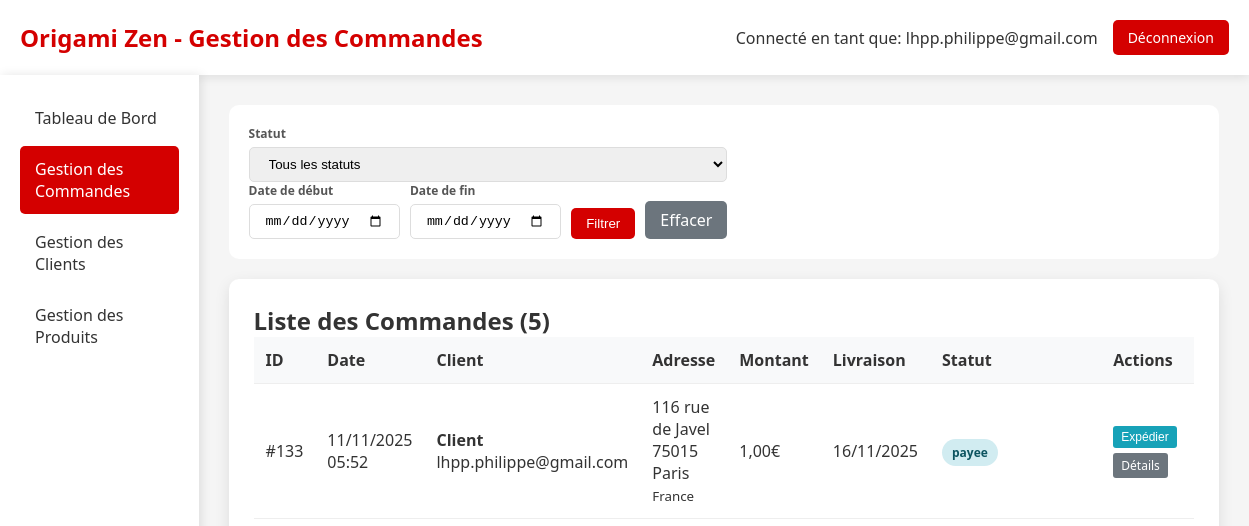
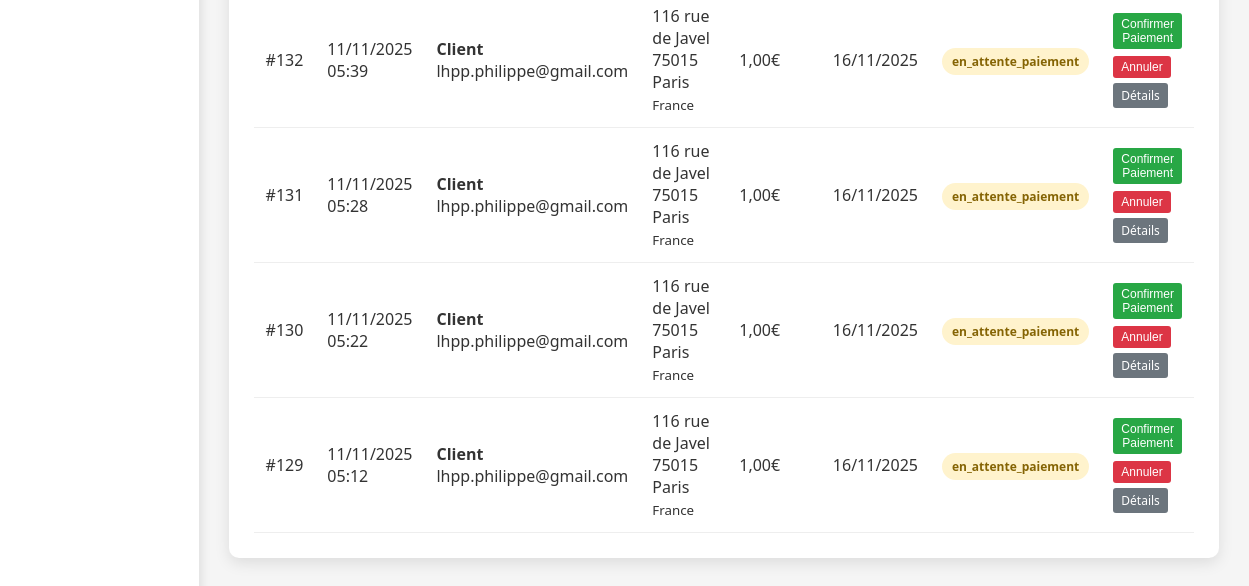
/admin_commandes.php (signed in), run on an earlier commit of the app's database (2 pictures, top to bottom).
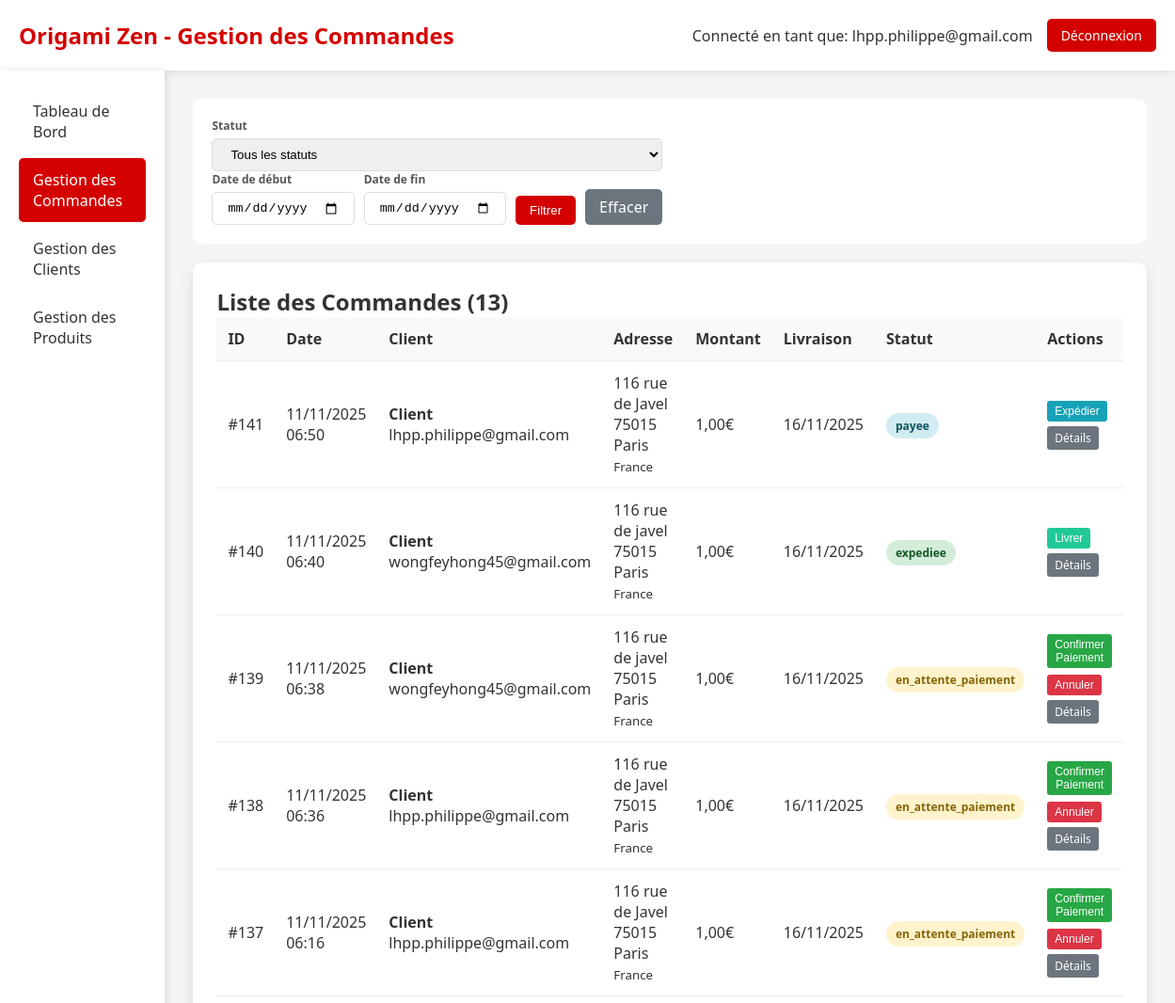
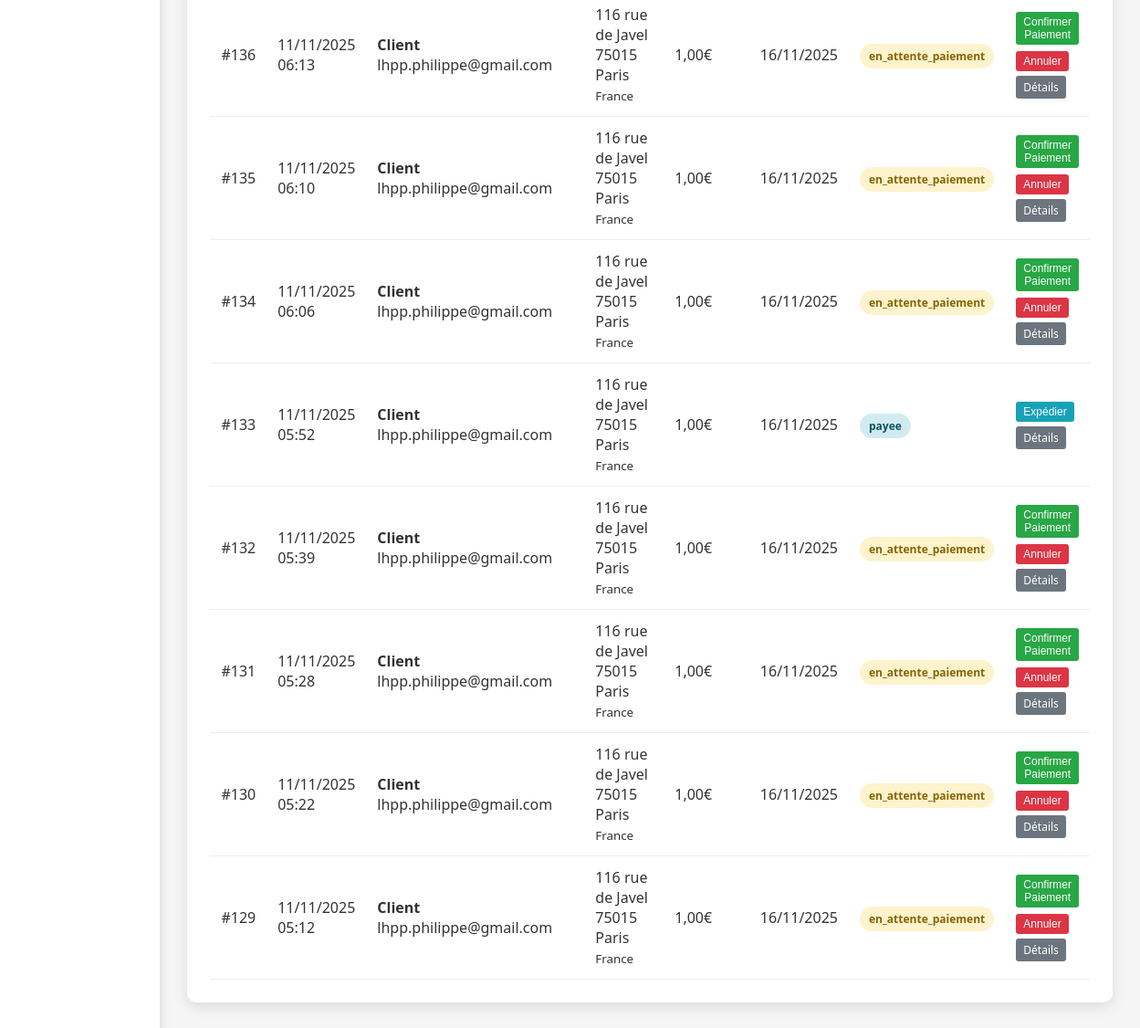
And on a later commit of the database (2 pictures, top to bottom).
### tables this page shows
CREATE TABLE IF NOT EXISTS `commande` (
  `idCommande` bigint NOT NULL AUTO_INCREMENT,
  `idClient` bigint NOT NULL,
  `idAdresseLivraison` bigint NOT NULL,
  `idAdresseFacturation` bigint DEFAULT NULL,
  `dateCommande` datetime NOT NULL,
  `modeReglement` varchar(20) NOT NULL DEFAULT 'CB',
  `delaiLivraison` date NOT NULL,
  `fraisDePort` double NOT NULL,
  `montantTotal` double NOT NULL,
  `statut` enum('en_attente','en_attente_paiement','payee','confirmee','expediee','livree','annulee') NOT NULL DEFAULT 'en_attente',
  `statut_paiement` enum('en_attente','payee','echec','annulee','rembourse') DEFAULT 'en_attente',
  `idPaiement` int DEFAULT NULL,
  PRIMARY KEY (`idCommande`),
  KEY `Commande_idClient_FK` (`idClient`),
  KEY `Commande_idAdresseLivraison_FK` (`idAdresseLivraison`),
  KEY `idAdresseFacturation` (`idAdresseFacturation`)
);

CREATE TABLE IF NOT EXISTS `client` (
  `idClient` bigint NOT NULL AUTO_INCREMENT,
  `email` varchar(50) NOT NULL,
  `motDePasse` varchar(255) NOT NULL,
  `nom` varchar(50) DEFAULT NULL,
  `prenom` varchar(50) DEFAULT NULL,
  `telephone` varchar(20) DEFAULT NULL,
  `email_confirme` tinyint(1) DEFAULT '0',
  `token_confirmation` varchar(64) DEFAULT NULL,
  `token_expires` datetime DEFAULT NULL,
  `type` enum('temporaire','permanent') DEFAULT 'temporaire',
  `date_creation` datetime DEFAULT CURRENT_TIMESTAMP,
  `session_id` varchar(128) DEFAULT NULL,
  PRIMARY KEY (`idClient`),
  KEY `idx_client_type` (`type`),
  KEY `idx_client_session` (`session_id`),
  KEY `idx_client_date` (`date_creation`)
);

CREATE TABLE IF NOT EXISTS `adresse` (
  `idAdresse` bigint NOT NULL AUTO_INCREMENT,
  `idClient` bigint NOT NULL,
  `nom` varchar(50) NOT NULL,
  `prenom` varchar(50) NOT NULL,
  `adresse` varchar(50) NOT NULL,
  `codePostal` varchar(50) NOT NULL,
  `ville` varchar(50) NOT NULL,
  `pays` varchar(50) NOT NULL,
  `telephone` varchar(50) NOT NULL,
  `instructions` varchar(255) DEFAULT NULL,
  `societe` varchar(50) DEFAULT NULL,
  `type` varchar(20) DEFAULT 'livraison',
  `dateCreation` datetime DEFAULT CURRENT_TIMESTAMP,
  PRIMARY KEY (`idAdresse`),
  KEY `Adresse_idClient_FK` (`idClient`)
);

### admin_commandes.php (the view, shortened to what this page needs)
<?php
$host = 'localhost';
$dbname = 'origami';
$username = 'root';
$password = '';
try {
    $pdo = new PDO("mysql:host=$host;dbname=$dbname;charset=utf8", $username, $password);
    $pdo->setAttribute(PDO::ATTR_ERRMODE, PDO::ERRMODE_EXCEPTION);
    $statut = $_GET['statut'] ?? 'tous';
    $date_debut = $_GET['date_debut'] ?? '';
    $date_fin = $_GET['date_fin'] ?? '';
    $where = "";
    $params = [];
    $stmt = $pdo->prepare("
        SELECT c.idCommande, c.dateCommande, c.montantTotal, c.statut, c.delaiLivraison,
               cl.nom, cl.prenom, cl.email, cl.telephone,
               a.adresse, a.codePostal, a.ville, a.pays
        FROM Commande c
        JOIN Client cl ON c.idClient = cl.idClient
        JOIN Adresse a ON c.idAdresseLivraison = a.idAdresse
        $where
        ORDER BY c.dateCommande DESC
    ");
    $stmt->execute($params);
    $commandes = $stmt->fetchAll(PDO::FETCH_ASSOC);
} catch (PDOException $e) {
    die("Erreur de connexion à la base de données: " . $e->getMessage());
}
?>
<!DOCTYPE html>
<html lang="fr">
<head>
</head>
<body>
    <div class="header">
        <div class="logo">
            <h1>Origami Zen - Gestion des Commandes</h1>
        </div>
        <div class="admin-info">
            <span>Connecté en tant que: <?= htmlspecialchars($_SESSION['admin_email']) ?></span>
            <a href="admin_dashboard.php?logout=1" class="btn-logout">Déconnexion</a>
        </div>
    </div>
    <div class="container">
        <div class="sidebar">
            <a href="admin_dashboard.php" class="nav-item">Tableau de Bord</a>
            <a href="admin_commandes.php" class="nav-item active">Gestion des Commandes</a>
            <a href="admin_clients.php" class="nav-item">Gestion des Clients</a>
            <a href="admin_produits.php" class="nav-item">Gestion des Produits</a>
        </div>
        <div class="main-content">
            <div class="filters">
                <form method="GET" class="filter-form">
                    <div class="filter-group">
                        <label class="filter-label">Statut</label>
                        <select name="statut" class="filter-select" onchange="this.form.submit()">
                            <option value="tous" <?= $statut === 'tous' ? 'selected' : '' ?>>Tous les statuts</option>
                        </select>
                    </div>
                    <div class="date-filters">
                        <div class="filter-group">
                            <label class="filter-label">Date de début</label>
                            <input type="date" name="date_debut" class="filter-input" value="<?= htmlspecialchars($date_debut) ?>">
                        </div>
                        <div class="filter-group">
                            <label class="filter-label">Date de fin</label>
                            <input type="date" name="date_fin" class="filter-input" value="<?= htmlspecialchars($date_fin) ?>">
                        </div>
                        <button type="submit" class="btn-filter">Filtrer</button>
                        <a href="admin_commandes.php" class="btn-clear">Effacer</a>
                    </div>
                </form>
            </div>
            <div class="section">
                <h2>Liste des Commandes (<?= count($commandes) ?>)</h2>
                <?php if (empty($commandes)): ?>
                    <div class="no-orders">
                        Aucune commande trouvée pour les critères sélectionnés.
                    </div>
                <?php else: ?>
                <table>
                    <thead>
                        <tr>
                            <th>ID</th>
                            <th>Date</th>
                            <th>Client</th>
                            <th>Adresse</th>
                            <th>Montant</th>
                            <th>Livraison</th>
                            <th>Statut</th>
                            <th>Actions</th>
                        </tr>
                    </thead>
                    <tbody>
                        <?php foreach ($commandes as $commande): ?>
                        <tr>
                            <td>#<?= $commande['idCommande'] ?></td>
                            <td><?= date('d/m/Y H:i', strtotime($commande['dateCommande'])) ?></td>
                            <td>
                                <strong><?= htmlspecialchars($commande['prenom'] . ' ' . $commande['nom']) ?></strong><br>
                                <?= htmlspecialchars($commande['email']) ?><br>
                            </td>
                            <td>
                                <?= htmlspecialchars($commande['adresse']) ?><br>
                                <?= htmlspecialchars($commande['codePostal'] . ' ' . $commande['ville']) ?><br>
                                <small><?= htmlspecialchars($commande['pays']) ?></small>
                            </td>
                            <td><?= number_format($commande['montantTotal'], 2, ',', ' ') ?>€</td>
                            <td><?= date('d/m/Y', strtotime($commande['delaiLivraison'])) ?></td>
                            <td>
                                <span class="status-badge status-<?= $commande['statut'] ?>"
                                      onclick="changerStatut(<?= $commande['idCommande'] ?>, '<?= $commande['statut'] ?>')"
                                      title="Cliquez pour changer le statut">
                                    <?= $commande['statut'] ?>
                                </span>
                            </td>
                            <td>
                                <div class="order-actions">
                                    <?php if ($commande['statut'] === 'en_attente_paiement'): ?>
                                        <form method="POST" class="action-form">
                                            <button type="submit" name="action" value="confirmer" class="btn-small btn-confirm" onclick="return confirm('Confirmer le paiement de cette commande ?')">Confirmer Paiement</button>
                                        </form>
                                        <form method="POST" class="action-form">
                                            <button type="submit" name="action" value="annuler" class="btn-small btn-cancel" onclick="return confirm('Annuler cette commande ?')">Annuler</button>
                                        </form>
                                    <?php elseif ($commande['statut'] === 'payee'): ?>
                                        <form method="POST" class="action-form">
                                            <button type="submit" name="action" value="expedier" class="btn-small btn-ship" onclick="return confirm('Marquer cette commande comme expédiée ?')">Expédier</button>
                                        </form>
                                    <?php elseif ($commande['statut'] === 'expediee'): ?>
                                        <form method="POST" class="action-form">
                                            <button type="submit" name="action" value="livrer" class="btn-small btn-deliver" onclick="return confirm('Marquer cette commande comme livrée ?')">Livrer</button>
                                        </form>
                                    <?php endif; ?>
                                    <a href="admin_commande_detail.php?id=<?= $commande['idCommande'] ?>" class="btn-small btn-details">Détails</a>
                                </div>
                            </td>
                        </tr>
                        <?php endforeach; ?>
                    </tbody>
                </table>
                <?php endif; ?>
            </div>
        </div>
    </div>
</body>
</html>

### admin_commandes.php (style rules this page uses)
.filters { background: white; padding: 20px; border-radius: 10px; margin-bottom: 20px; display: flex; gap: 15px; align-items: center; flex-wrap: wrap; }
.filter-group { display: flex; flex-direction: column; gap: 5px; }
.filter-label { font-size: 12px; font-weight: bold; color: #555; }
.filter-select, .filter-input { padding: 8px 15px; border: 1px solid #ddd; border-radius: 5px; }
.btn-filter { background: #d40000; color: white; padding: 8px 15px; border: none; border-radius: 5px; cursor: pointer; align-self: flex-end; }
.btn-clear { background: #6c757d; color: white; padding: 8px 15px; border: none; border-radius: 5px; cursor: pointer; align-self: flex-end; text-decoration: none; display: inline-block; }
.order-actions { display: flex; gap: 5px; flex-wrap: wrap; }
.btn-small { padding: 4px 8px; font-size: 12px; border: none; border-radius: 3px; cursor: pointer; text-decoration: none; display: inline-block; text-align: center; }
.btn-confirm { background: #28a745; color: white; }
.btn-ship { background: #17a2b8; color: white; }
.btn-deliver { background: #20c997; color: white; }
.btn-cancel { background: #dc3545; color: white; }
.btn-details { background: #6c757d; color: white; }
* { margin: 0; padding: 0; box-sizing: border-box; }
body { font-family: 'Segoe UI', Tahoma, Geneva, Verdana, sans-serif; background: #f5f5f5; color: #333; }
.header { background: white; padding: 20px; box-shadow: 0 2px 10px rgba(0,0,0,0.1); display: flex; justify-content: space-between; align-items: center; }
.logo h1 { color: #d40000; font-size: 24px; }
.admin-info { display: flex; align-items: center; gap: 15px; }
.btn-logout { background: #d40000; color: white; padding: 8px 15px; text-decoration: none; border-radius: 5px; font-size: 14px; }
.container { display: flex; min-height: calc(100vh - 80px); }
.sidebar { width: 250px; background: white; padding: 20px; box-shadow: 2px 0 10px rgba(0,0,0,0.1); }
.nav-item { display: block; padding: 12px 15px; color: #333; text-decoration: none; border-radius: 5px; margin-bottom: 5px; transition: background 0.3s; }
.nav-item:hover, .nav-item.active { background: #d40000; color: white; }
.main-content { flex: 1; padding: 30px; }
.section { background: white; padding: 25px; border-radius: 10px; box-shadow: 0 5px 15px rgba(0,0,0,0.1); margin-bottom: 20px; }
table { width: 100%; border-collapse: collapse; }
th, td { padding: 12px; text-align: left; border-bottom: 1px solid #eee; }
th { background: #f8f9fa; font-weight: 600; }
.status-badge { padding: 5px 10px; border-radius: 15px; font-size: 12px; font-weight: bold; cursor: pointer; transition: all 0.3s; }
.status-en_attente_paiement { background: #fff3cd; color: #856404; }
.status-payee { background: #d1ecf1; color: #0c5460; }
.status-expediee { background: #d4edda; color: #155724; }
.action-form { display: inline; margin: 0; padding: 0; }
.date-filters { display: flex; gap: 10px; align-items: flex-end; }

What changed in the data, as far as the page shows it:
added commande: idCommande "141", dateCommande "11/11/2025 06:50", idClient.nom "Client", idClient.email "lhpp.philippe@gmail.com", idAdresseLivraison.adresse "116 rue de Javel", idAdresseLivraison.ville "75015 Paris", idAdresseLivraison.pays "France", montantTotal "1,00", delaiLivraison "16/11/2025", statut "payee"
added commande: idCommande "140", dateCommande "11/11/2025 06:40", idClient.nom "Client", idClient.email "wongfeyhong45@gmail.com", idAdresseLivraison.adresse "116 rue de javel", idAdresseLivraison.ville "75015 Paris", idAdresseLivraison.pays "France", montantTotal "1,00", delaiLivraison "16/11/2025", statut "expediee"
added commande: idCommande "139", dateCommande "11/11/2025 06:38", idClient.nom "Client", idClient.email "wongfeyhong45@gmail.com", idAdresseLivraison.adresse "116 rue de javel", idAdresseLivraison.ville "75015 Paris", idAdresseLivraison.pays "France", montantTotal "1,00", delaiLivraison "16/11/2025", statut "en_attente_paiement"
added commande: idCommande "138", dateCommande "11/11/2025 06:36", idClient.nom "Client", idClient.email "lhpp.philippe@gmail.com", idAdresseLivraison.adresse "116 rue de Javel", idAdresseLivraison.ville "75015 Paris", idAdresseLivraison.pays "France", montantTotal "1,00", delaiLivraison "16/11/2025", statut "en_attente_paiement"
added commande: idCommande "137", dateCommande "11/11/2025 06:16", idClient.nom "Client", idClient.email "lhpp.philippe@gmail.com", idAdresseLivraison.adresse "116 rue de Javel", idAdresseLivraison.ville "75015 Paris", idAdresseLivraison.pays "France", montantTotal "1,00", delaiLivraison "16/11/2025", statut "en_attente_paiement"
added commande: idCommande "136", dateCommande "11/11/2025 06:13", idClient.nom "Client", idClient.email "lhpp.philippe@gmail.com", idAdresseLivraison.adresse "116 rue de Javel", idAdresseLivraison.ville "75015 Paris", idAdresseLivraison.pays "France", montantTotal "1,00", delaiLivraison "16/11/2025", statut "en_attente_paiement"
added commande: idCommande "135", dateCommande "11/11/2025 06:10", idClient.nom "Client", idClient.email "lhpp.philippe@gmail.com", idAdresseLivraison.adresse "116 rue de Javel", idAdresseLivraison.ville "75015 Paris", idAdresseLivraison.pays "France", montantTotal "1,00", delaiLivraison "16/11/2025", statut "en_attente_paiement"
added commande: idCommande "134", dateCommande "11/11/2025 06:06", idClient.nom "Client", idClient.email "lhpp.philippe@gmail.com", idAdresseLivraison.adresse "116 rue de Javel", idAdresseLivraison.ville "75015 Paris", idAdresseLivraison.pays "France", montantTotal "1,00", delaiLivraison "16/11/2025", statut "en_attente_paiement"
Also different on the page:
count($commandes): "5" → "13"
